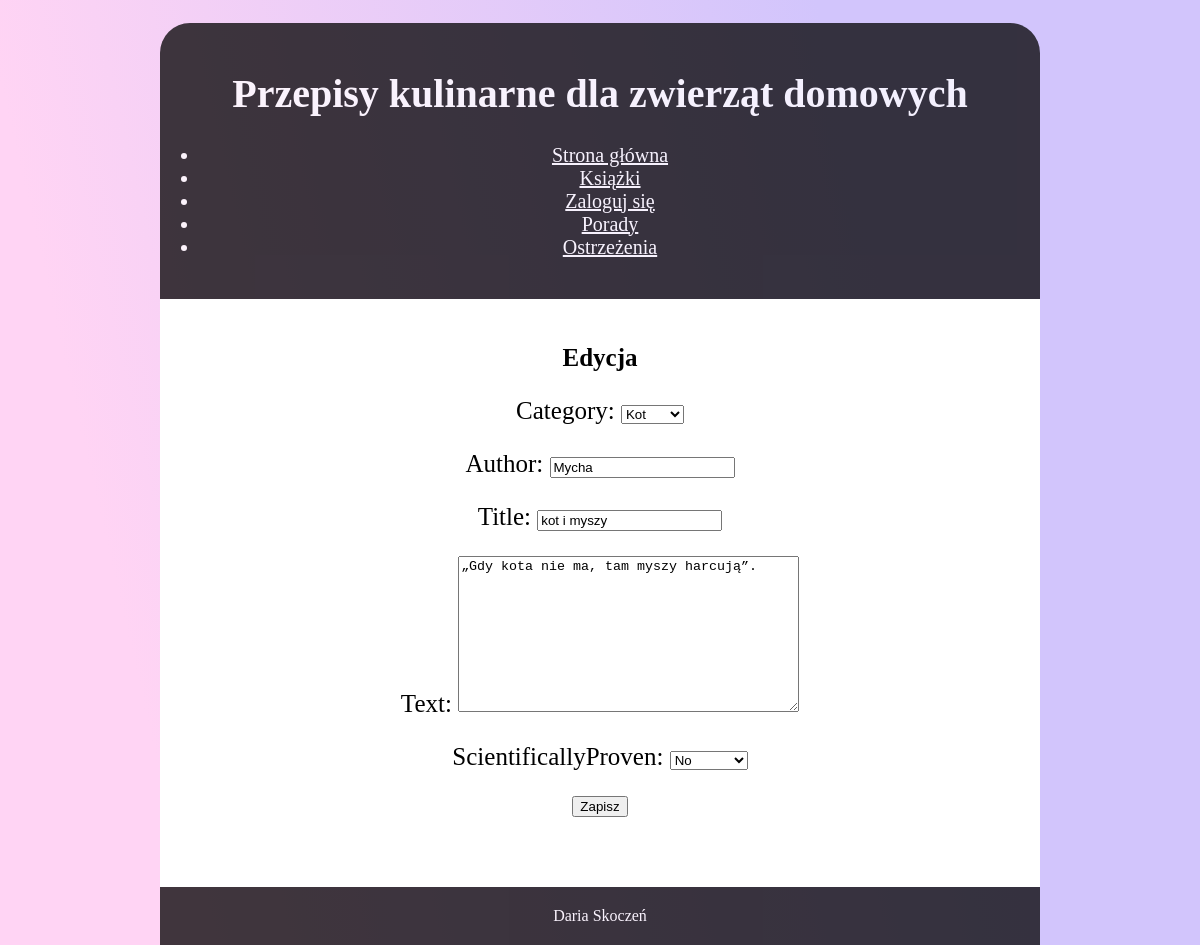
The page /recipes/advice/edit/3 on the database its author committed.
### recipes/models.py (models this page shows, shortened)
class Advice(models.Model):
    category = models.ForeignKey(Category, on_delete=models.CASCADE, primary_key=True)
    author = models.CharField(max_length=35, blank=True, null=True)
    title = models.CharField(max_length=150)
    text = models.TextField()
    ScientificallyProven = models.BooleanField(null=True, default='0')

### recipes/views.py (the view)
# urls.py: path('advice/edit/<advice_id>', views.editAdvice, name='editAdvice'),
def editAdvice(request, advice_id):
    rec = get_object_or_404(Advice, pk=advice_id)
    form = AdviceForm(request.POST or None, request.FILES or None, instance = rec)
    if form.is_valid():
        form.save()
    return render(request, 'recipes/edit.html', {'form': form})

### recipes/forms.py
class AdviceForm(forms.ModelForm):
    class Meta:
        model = Advice
        fields = ['category', 'author', 'title', 'text', 'ScientificallyProven']

### recipes/models.py (called while the page is built)
    def __str__(self):
        return self.name

### recipes/templates/recipes/edit.html (shortened to what this page needs)
﻿{% extends 'base.html' %}
{% block content %}
<div class="login">
    <b>Edycja</b>
    <form method="POST">
        {{ form.as_p }}
        <button type="submit">Zapisz</button>
    </form>
</div>
{% endblock %}

### recipes/static/recipes/style.css (style rules this page uses)
body { background: linear-gradient(13deg, #ffd4f4 14%,#d2c5fc 73%); background: -moz-linear-gradient(13deg, #ffd4f4 14%,#d2c5fc 73%); background: -webkit-linear-gradient(13deg, #ffd4f4 14%,#d2c5fc 73%); margin: 0; margin-top: 5px; }
.login { text-align: center; padding: 25px; }

### rows shown on the page
Advice: category "Kot", author "Mycha", title "kot i myszy", text "„Gdy kota nie ma, tam myszy harcują”.", ScientificallyProven "No"
